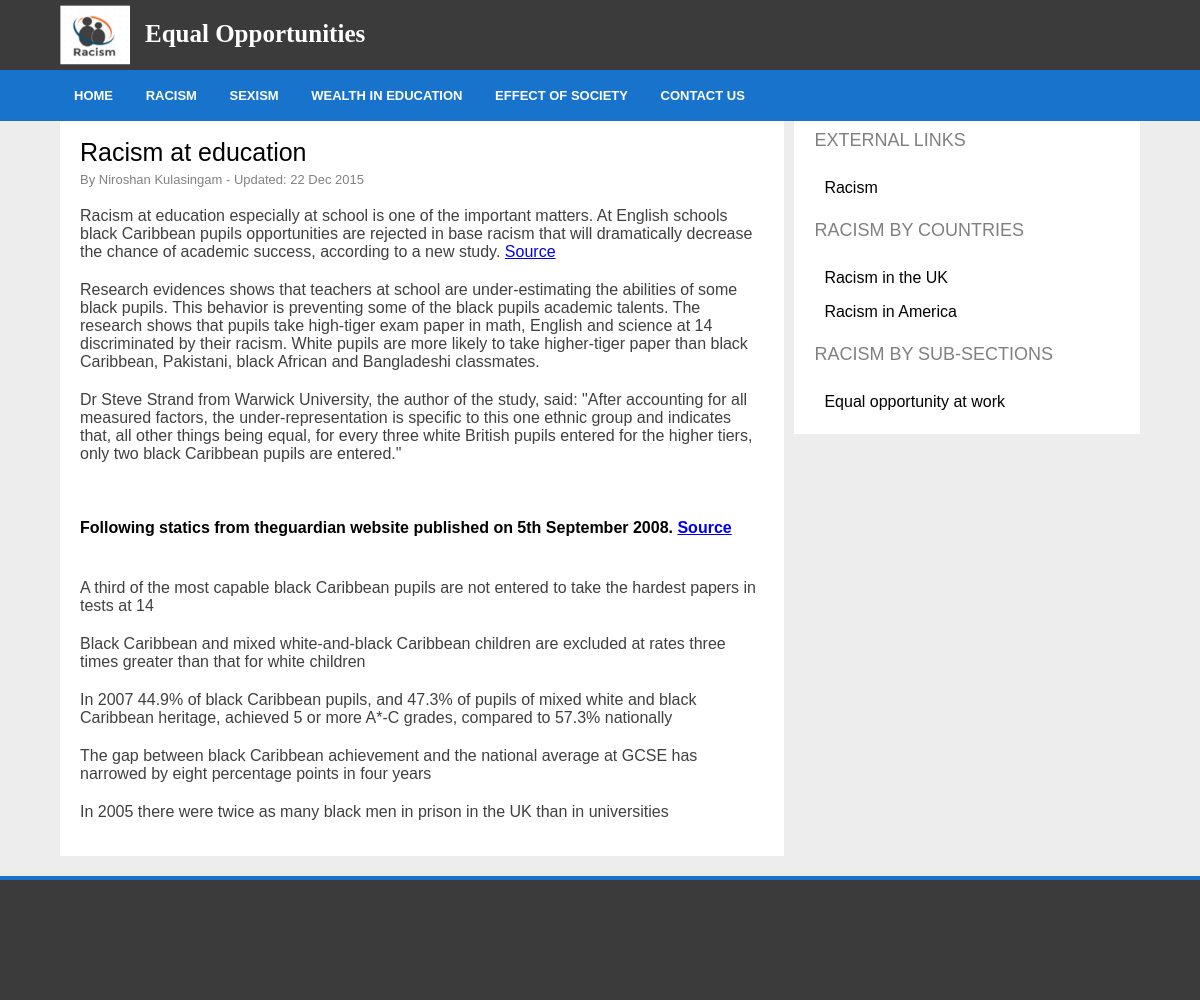
/racism_education.php, run on the app's committed database.
### tables this page shows
CREATE TABLE IF NOT EXISTS `content` (
  `id` int(11) NOT NULL AUTO_INCREMENT,
  `page_title` varchar(255) NOT NULL,
  `author` varchar(100) NOT NULL,
  `keyword` varchar(500) NOT NULL,
  `content` longtext NOT NULL,
  PRIMARY KEY (`id`)
);

### racism_education.php (the view, shortened to what this page needs)
<?php
    $sql_content = "SELECT * FROM content WHERE id='2'";
    $tb_content = mysql_query($sql_content) or die(mysql_error());
    $select_content = mysql_fetch_array($tb_content);
?>
<?php require_once("header.php"); ?>
     <main>
                <section id="right_menu">
                    <h2>EXTERNAL LINKS</h2>
                    <ul>
                        <li><a target="_blank" href="http://www.globalissues.org/article/165/racism">Racism</a></li>
                    </ul>
                    <h2>RACISM BY COUNTRIES</h2>
                    <ul>
                        <li>
                            <a target="_blank" href="http://www.independent.co.uk/voices/comment/white-people-may-deny-it-but-racism-is-back-in-britain-10384129.html">Racism in the UK</a>
                        </li>
                        <li>
                            <a target="_blank" href="http://www.ijreview.com/2014/04/133024-10-charts-show-racist-america-really/">Racism in America</a>
                        </li>
                    </ul>
                    <h2>RACISM BY SUB-SECTIONS</h2>
                    <ul>
                     <li>
                            <a target="_blank" href="http://www.safeworkers.co.uk/equalopportunitieswork.html">Equal opportunity at work</a>
                        </li>
                    </ul>
                </section>
                <section class="page_section_sexism">
                    <p class="date_published"></p>
                    <h2><?php echo $select_content['page_title']; ?></h2>
                    <p class="wrote">By <?php echo $select_content['author']; ?> - Updated: 22 Dec 2015</p>
                        <?php
                            echo html_entity_decode($select_content['content']);
                            ?>
                </section>
            </main>
            <div style="height:20px;clear:both;"></div>
<?php require_once("footer.php"); ?>

### css/style.css (style rules this page uses)
html, body { margin:0; padding:0; height:100%; width:100%; font-family:"Lucida Sans Unicode", "Lucida Grande", sans-serif; background: #EDEDED; }
article, aside, section, footer, header, nav { display: block; }
main { width: 90%; height: auto; margin: auto; margin-top: 0px; padding-bottom: 500px; }
section { float: left; background: #ffffff; width: 32%; margin: 5px 0px 0px 0px; padding: 0px 0px 15px 0px; border: solid #F5F5F5 0px; }
.page_section_sexism { width: 67%; margin-top: 8px; }
.page_section_sexism h2, .page_section_sexism_quick h2 { font-size: 25px; font-weight: 200; margin-bottom:-30px; margin-top:-20px; }
h4 { padding: 0px 0px 0px 20px; }
.page_section_sexism_quick p, .page_section_sexism p { margin: 0px 20px 5px 20px; margin-top: 0px; color: #404040; padding-bottom: 15px; }
.page_section_sexism_quick .date_published, .page_section_sexism .date_published { margin-left:20px; margin-top: 20px; margin-botom:0px; color: grey; font-weight: 400; padding-top:0px; font-size: 13px; font-family: sans-serif; }
.page_section_sexism_quick .wrote, .page_section_sexism .wrote { margin-left:20px; margin-top: 30px; margin-botom:0px; color: #828282; font-weight: 400; padding-top:0px; font-size: 13px; font-family: arial; }
#right_menu { float: right; }
#right_menu h2 { color: grey; font-size: 18px; font-weight: 400; }
#right_menu ul, #mobile_page_nav ul { list-style-type: none; margin: 0; padding: 0; padding-left:20px; padding-right: 20px; }
#right_menu ul li a, #mobile_page_nav ul li a { padding: 8px 0px 8px 10px; margin-left:0px; display: block; text-decoration: none; color: #000; }
section h2 { margin-top: 15px; margin-left: 0px; margin-right: 0px; padding: 0px 0px 5px 20px; font-family: "Lucida Sans Unicode", "Lucida Grande", sans-serif; font-size: 20px; font-weight:200; border-bottom: solid #F2F2F2 0px; }

### data on the page
content: page_title "Racism at education", author "Niroshan Kulasingam", content "Racism at education especially at school is one of the important matters. At English schools black Caribbean pupils opportunities are rejected in base racism that will dramatically decrease the chance of academic success, according to a new study. Source Research evidences shows that teachers at school are under-estimating the abilities of some black pupils. This behavior is preventing some of the black pupils academic talents. The research shows that pupils take high-tiger exam paper in math, English and science at 14 discriminated by their racism. White pupils are more likely to take higher-tiger paper than black Caribbean, Pakistani, black African and Bangladeshi classmates. Dr Steve…"
